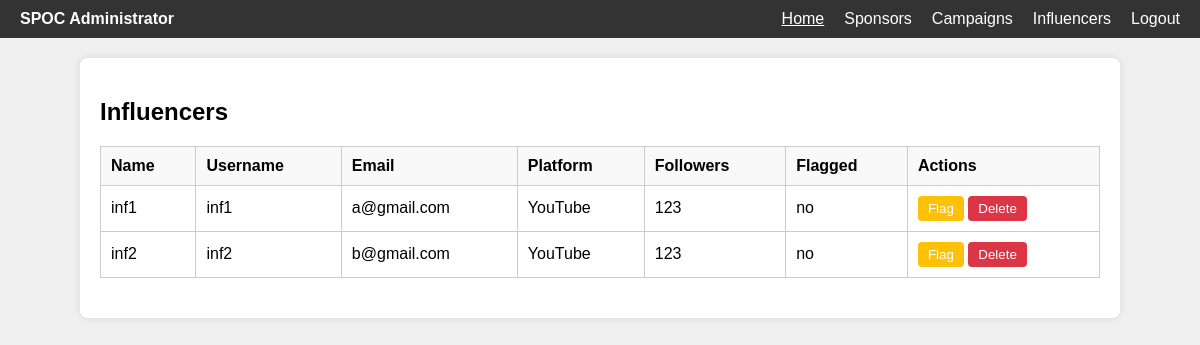
Page /admin/influencers on the earlier database version.
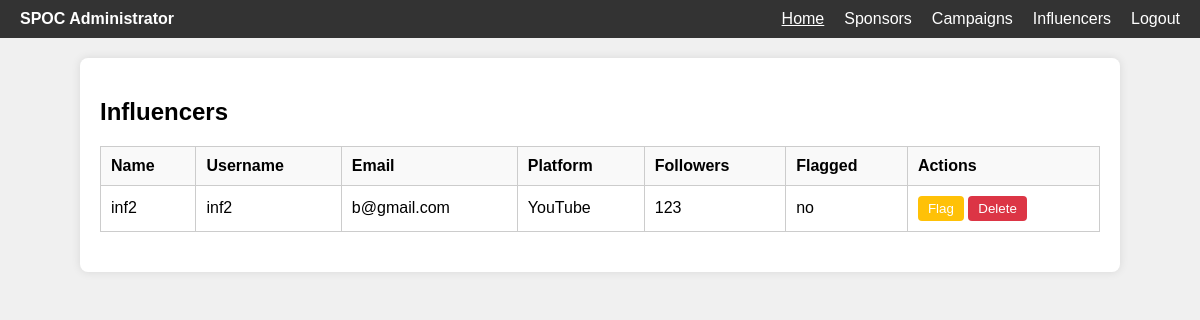
Same page on the later database version.
### applications/models.py (models this page shows)
class influencer(db.Model):
    id = db.Column(db.Integer, primary_key=True)
    name = db.Column(db.String(100), nullable=True)
    username = db.Column(db.String(20), unique=True, nullable=False)
    password = db.Column(db.String(100), nullable=False)
    industry = db.Column(db.String(100),nullable = False)
    email = db.Column(db.String(100), unique=True, nullable=False)
    platform = db.Column(db.String(100))
    flagged = db.Column(db.String(10), nullable=False, default="no")
    followers = db.Column(db.Integer, nullable=False)
    ad_requests = db.relationship('adrequest', backref='influencer', lazy=True)

### applications/routes.py (the view)
@app.route('/admin/influencers', methods=['GET'])
def admin_influencers():
    influencers = influencer.query.all()
    return render_template('admin_influencers.html', influencers=influencers)

### templates/admin_influencers.html (shortened to what this page needs)
 <!DOCTYPE html>
<html lang="en">
<head>
</head>
<body>
    <nav>
        <div class="left">SPOC Administrator</div>
        <ul>
            <li><a href="{{ url_for('admin_home') }}" class="active">Home</a></li>
            <li><a href="{{ url_for('admin_sponsors') }}">Sponsors</a></li>
            <li><a href="{{ url_for('admin_campaigns') }}">Campaigns</a></li>
            <li><a href="{{ url_for('admin_influencers') }}">Influencers</a></li>
            <li><a href="{{ url_for('logout') }}">Logout</a></li>
        </ul>
    </nav>
    <div class="container">
        <h2>Influencers</h2>
        <table>
            <thead>
                <tr>
                    <th>Name</th>
                    <th>Username</th>
                    <th>Email</th>
                    <th>Platform</th>
                    <th>Followers</th>
                    <th>Flagged</th>
                    <th>Actions</th>
                </tr>
            </thead>
                <tbody>
                    {% for influencer in influencers %}
                        <tr>
                            <td>{{ influencer.name }}</td>
                            <td>{{ influencer.username }}</td>
                            <td>{{ influencer.email }}</td>
                            <td>{{ influencer.platform }}</td>
                            <td>{{ influencer.followers }}</td>
                            <td>{{ influencer.flagged }}</td>
                            <td>
                                <form method="POST" action="{{ url_for('flag_influencer', influencer_id=influencer.id) }}" style="display:inline;">
                                    <button type="submit" class="btn-flag">Flag</button>
                                </form>
                                <form method="POST" action="{{ url_for('delete_influencer', influencer_id=influencer.id) }}" style="display:inline;">
                                    <button type="submit" class="btn-delete">Delete</button>
                                </form>
                            </td>
                        </tr>
                    {% endfor %}
                </tbody>
        </table>
    </div>
</body>
</html>

### templates/admin_influencers.html (style rules this page uses)
body { font-family: Arial, sans-serif; background-color: #f0f0f0; padding: 0; margin: 0; }
nav { display: flex; justify-content: space-between; align-items: center; background-color: #333; color: white; padding: 10px 20px; font-family: Arial, sans-serif; }
nav .left { font-weight: bold; }
nav ul { list-style-type: none; margin: 0; padding: 0; display: flex; }
nav ul li { margin-left: 20px; }
nav ul li a { color: white; text-decoration: none; }
nav ul li a.active { text-decoration: underline; }
.container { background-color: #fff; padding: 20px; border-radius: 8px; box-shadow: 0 0 10px rgba(0, 0, 0, 0.1); max-width: 1000px; margin: 20px auto; }
table { width: 100%; border-collapse: collapse; margin-bottom: 20px; }
table, th, td { border: 1px solid #ccc; }
th, td { padding: 10px; text-align: left; }
th { background-color: #f9f9f9; }
.btn-flag { background-color: #ffc107; color: white; border: none; border-radius: 4px; padding: 5px 10px; cursor: pointer; }
.btn-delete { background-color: #dc3545; color: white; border: none; border-radius: 4px; padding: 5px 10px; cursor: pointer; }

Differences in the rows shown:
removed influencer: name "inf1", username "inf1", email "a@gmail.com", platform "YouTube", followers "123", flagged "no"
